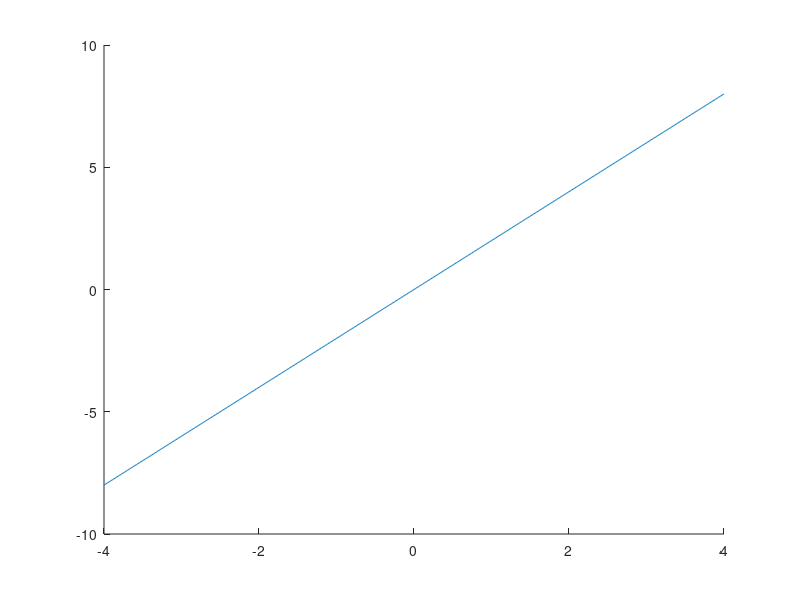

MATLAB code to generate this figure: (Note: this script raises an error after producing the figure.)
%% HW8Q3

length = -4:0.01:4;
realFunc = @(x) 2*x;


%% Plotting Fourier Series

hold on 
plot(length, realFunc(length));
plot(length, fourier(1,length));
plot(length, fourier(2,length));
plot(length, fourier(4,length));
plot(length, fourier(100,length));

legend('2x','n = 1','n = 2',' n = 4','n = 100');
xlabel('x');
ylabel('y');
title('plotHW8Q3');













